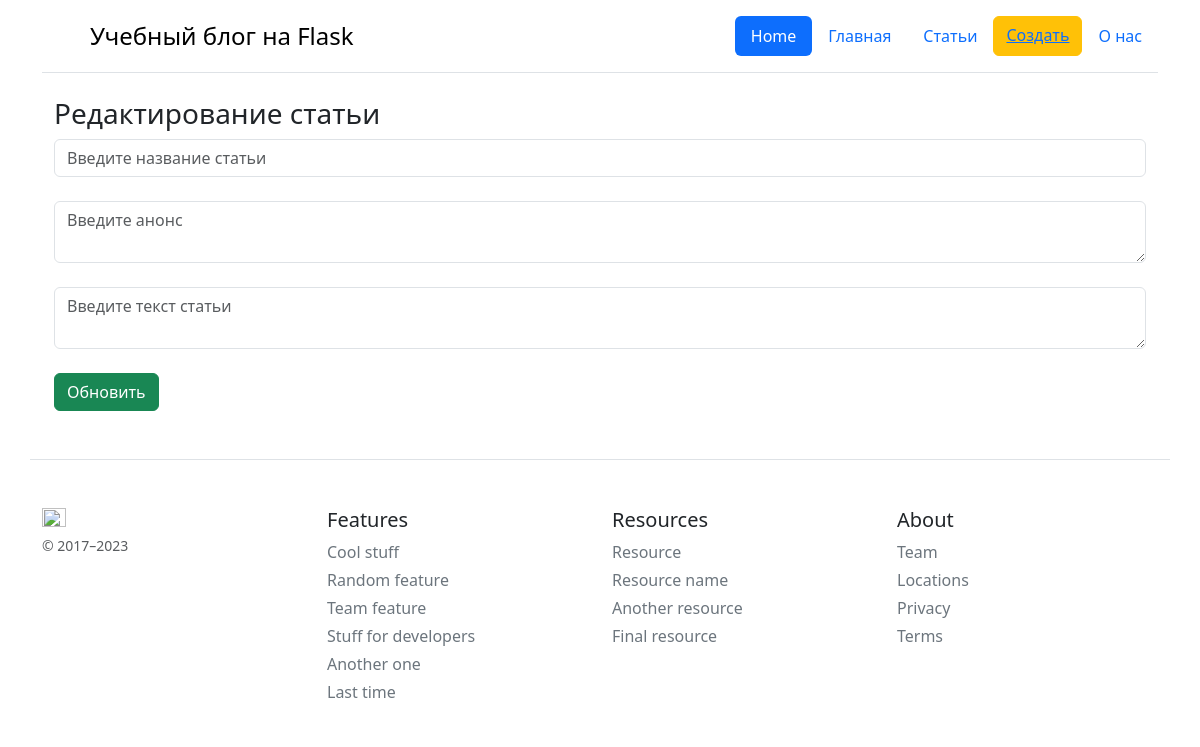
Before: /posts/13/update with the older database file.
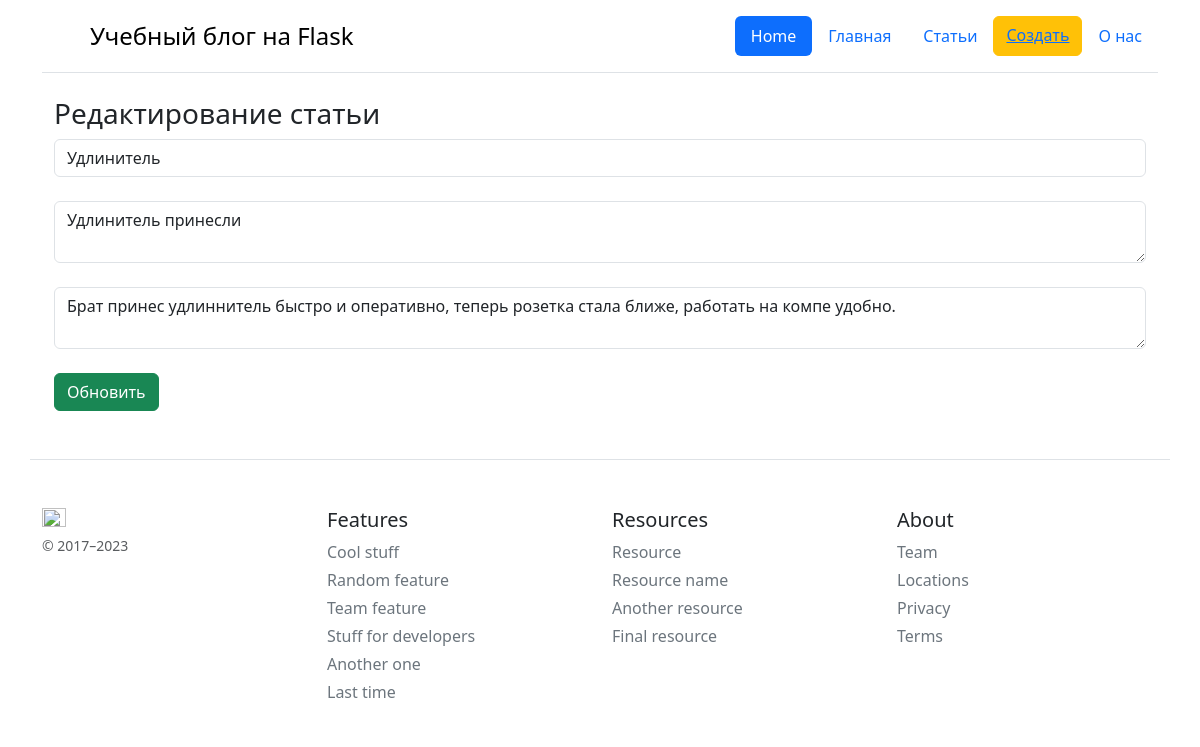
After: the same page with the newer database file.
### app.py (models this page shows, shortened)
class Article(db.Model):
    id = db.Column(db.Integer, primary_key=True)
    title = db.Column(db.String(100), nullable=False)
    intro = db.Column(db.String(300), nullable=False)
    text = db.Column(db.Text, nullable=False)
    utc = tz.tzutc()
    local = tz.tzlocal()
    utc_now = datetime.utcnow()
    utc_now = utc_now.replace(tzinfo=utc)
    local_now = utc_now.astimezone(local)
    date = db.Column(db.DateTime, default=local_now)

### app.py (the view)
@app.route('/posts/<int:id>/update', methods=['POST', 'GET'])
def post_update(id):
    article = Article.query.get(id)
    if request.method == 'POST':
        article.title = request.form['title']
        article.intro = request.form['intro']
        article.text = request.form['text']
        try:
            db.session.commit()
            return redirect('/posts')
        except:
            return "При редактировании статьи произошла ошибка"
    else:
        return render_template("/post_update.html", article=article)

### templates/post_update.html (shortened to what this page needs)
{% extends 'base.html' %}
{% block body %}
<div class="container">
    <h3>Редактирование статьи</h3>
    <form method="post">
        <input type="text" name="title" id="title" class="form-control" value="{{ article.title }}" placeholder="Введите название статьи"><br>
        <textarea type="text" name="intro" id="intro" class="form-control" placeholder="Введите анонс">{{ article.intro }}</textarea><br>
        <textarea type="text" name="text" id="text" class="form-control" placeholder="Введите текст статьи">{{ article.text }}</textarea><br>
        <input type="submit" class="btn btn-success" value="Обновить">
    </form>
</div>
{% endblock %}

Changed rows visible on the page:
added Article: title "Удлинитель", intro "Удлинитель принесли", text "Брат принес удлиннитель быстро и оперативно, теперь розетка стала ближе, работать на компе удобно."
